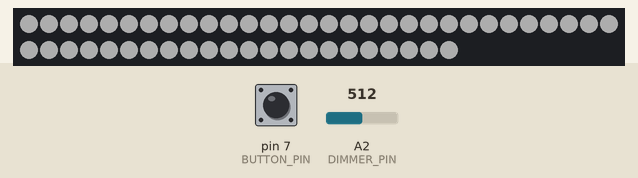
The sketch below on a simulated Arduino Uno, built with avr-gcc and run on an emulated ATmega328P. Shown: 52 RGB LEDs in strip order, left to right, continuing on the next row. The inputs (shaded band) are chosen by the test bench; at power-on: pin 7 (BUTTON_PIN) HIGH, A2 (DIMMER_PIN) = 512. Dim RGB values are drawn brighter than linear; random numbers use the default seed unless the sketch sets one.

Above: at 1.7 s.
1.8 s: pin 7 (BUTTON_PIN) pulled LOW for 3.2 s
At 6.1 s:
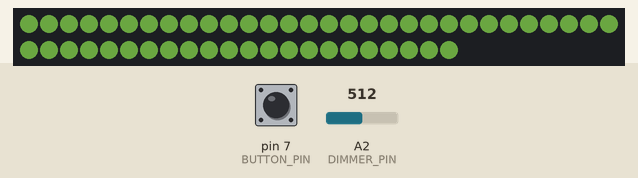
6.5 s: A2 (DIMMER_PIN) set to 0
At 7.4 s:
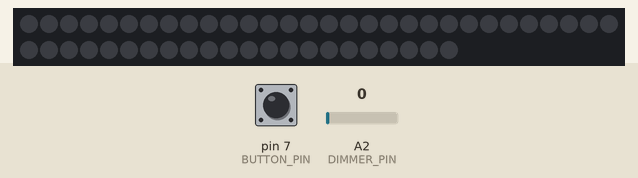
8.0 s: A2 (DIMMER_PIN) set to 122
At 9.1 s:
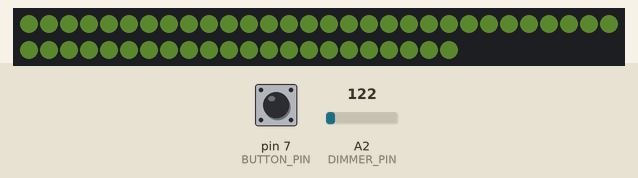
9.5 s: pin 7 (BUTTON_PIN) pulled LOW for 0.3 s
At 10.7 s:
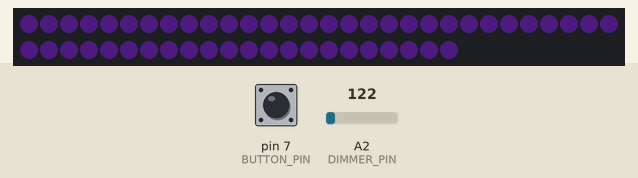
11.3 s: pin 7 (BUTTON_PIN) pulled LOW for 3.2 s
At 11.73 s:
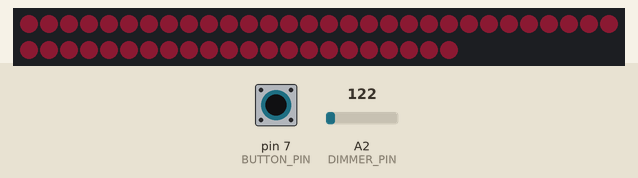
16.0 s: A2 (DIMMER_PIN) set to 306
At 16.9 s:
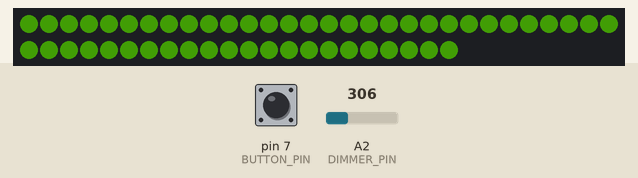
Timing chart, 0 to 18.6 s (numbered marks = the images above; inputs shaded):
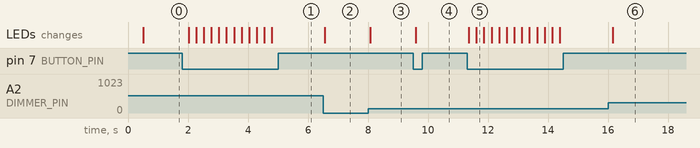

The sketch:

CoffeBarLightsArduinoProject.ino
```cpp
#include <FastLED.h>

/*
FastLED.h @ line 587 CRGB is defined
*/

FASTLED_USING_NAMESPACE

#define DATA_PIN    3
//#define CLK_PIN   4
#define LED_TYPE    WS2811
#define COLOR_ORDER GRB
#define NUM_LEDS    52
#define BUTTON_PIN  7
#define DIMMER_PIN  A2
#define DF_COLOR    255
CRGB leds[NUM_LEDS];

#define BRIGHTNESS          20
#define FRAMES_PER_SECOND  120

void setup() {
  delay(500); // 3 second delay for recovery
  Serial.begin(57600);
  // tell FastLED about the LED strip configuration
  FastLED.addLeds<LED_TYPE,DATA_PIN,COLOR_ORDER>(leds, NUM_LEDS).setCorrection(TypicalLEDStrip);
  //FastLED.addLeds<LED_TYPE,DATA_PIN,CLK_PIN,COLOR_ORDER>(leds, NUM_LEDS).setCorrection(TypicalLEDStrip);

  // set master brightness control
  FastLED.setBrightness(BRIGHTNESS);

  //init button as an input with default pull-up val
  pinMode(BUTTON_PIN, INPUT_PULLUP);

  //init the color to default white
  for( int i = 0; i < NUM_LEDS; i++){
    leds[i].setRGB(DF_COLOR,DF_COLOR,DF_COLOR);
  }
  FastLED.show();
}

void loop()
{
  if(digitalRead(BUTTON_PIN) == LOW){
    SetLedsToRandomColor();
  }
  int sensorValue = analogRead(DIMMER_PIN);
  int mappedSensorValue = map(sensorValue, 0, 1023, 0, 100);
  //Serial.println(mappedSensorValue);
  FastLED.setBrightness(mappedSensorValue);
  FastLED.show();
  delay(250);
}

void SetLedsToRandomColor(){
  int red = rand() % 255;
  int green = rand() % 255;
  int blue = rand() % 255;
  for( int i = 0; i < NUM_LEDS; i++){
    leds[i].setRGB(red, green, blue);
  }
}
```

Measured:
- after the input at 1.8 s, the LEDs: first change after 0.22 s (image 1 shows a later state)
- after the input at 6.5 s, the LEDs: change after 0.06 s (image 2)
- after the input at 8.0 s, the LEDs: change after 0.08 s (image 3)
- after the input at 9.5 s, the LEDs: change after 0.09 s (image 4)
- after the input at 11.3 s, the LEDs: first change after 0.06 s (image 5 shows a later state)
- after the input at 16.0 s, the LEDs: change after 0.16 s (image 6)
